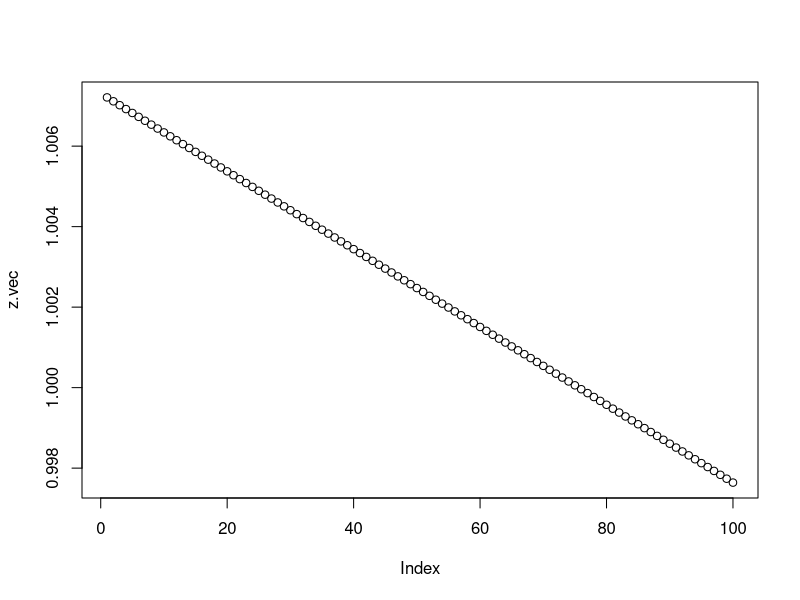

Reproduce this figure in R.
set.seed(10)

d = 5
y = rnorm(d)
X = matrix(rnorm(d^2), d, d); X = X + t(X)

gamma.vec = seq(0.86, 0.87, length.out = 100)
z.mat = sapply(gamma.vec, function(x){
  res = ((2*t(y)%*%X - x)%*%solve(t(X)%*%X))/2
  idx = which(res > 0)

  tmp = (y%*%X[,idx] - x/2) %*% solve(t(X[,idx])%*%X[,idx])
  vec = rep(0, d)
  vec[idx] = tmp
  vec
})
z.vec = apply(z.mat, 2, function(x){sum(x[x>0])})
plot(z.vec)

idx = which.min(abs(z.vec - 1))
gamma = gamma.vec[idx]
z.vec[idx]
beta = z.mat[,idx]
#beta[beta < 0] = 0
#beta = beta/sum(beta)

#########################
sum((y - beta%*%X)^2)
beta2 <- beta/sum(beta)
sum((y - beta2%*%X)^2)
sum((y -  X%*%solve(X%*%X)%*%X%*%y)^2)

###########################
gamma = gamma.vec[idx]
lambda = -2*(y - beta%*%X)%*%X + gamma

abs(beta*lambda) < 1e-4
abs(gamma - 2*(y-beta%*%X)%*%X) >= -1e-4
#abs(beta - (2*t(y)%*%X - gamma)%*%solve(t(X)%*%X)/2) >= -1e-4
lambda > -1e-4

lambda.manual = sapply(1:d, function(x){
  -2*(y-beta%*%X)%*%X[,x] + gamma
})

#################################

## side test
bz = (y%*%X - gamma/2)%*%solve(t(X)%*%X)
-2*(y-bz%*%X)%*%X + gamma

idx = c(1,2)
bz =  (y%*%X[,idx] - gamma/2) %*% solve(t(X[,idx])%*%X[,idx])
bzz = rep(0, d); bzz[c(1,2)] = bz
-2*(y-bzz%*%X)%*%X + gamma

###################################

#given beta, solve for the optimal lambda and gamma
zz = -2*(y-beta%*%X)%*%X
idx = which(beta != 0)
gamma = mean(zz[idx])
lambda = rep(0, d)
lambda[-idx] = zz[-idx] + gamma
